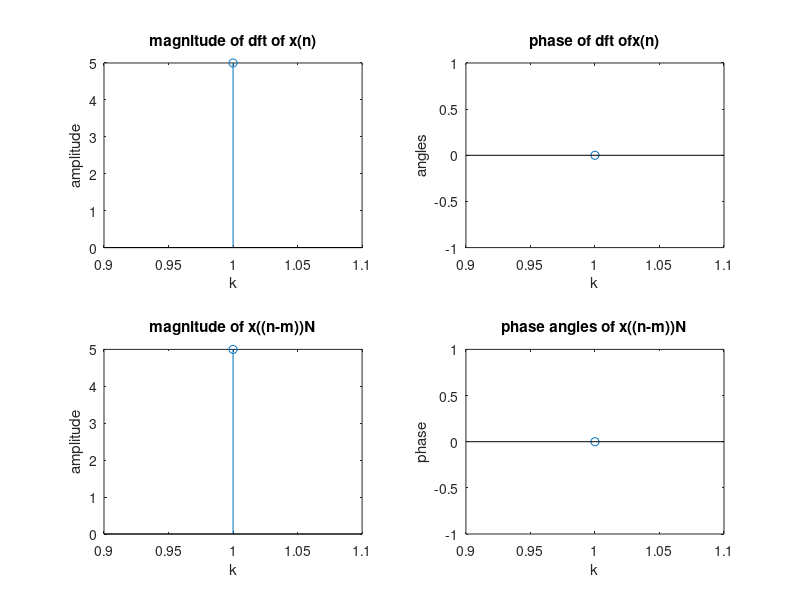
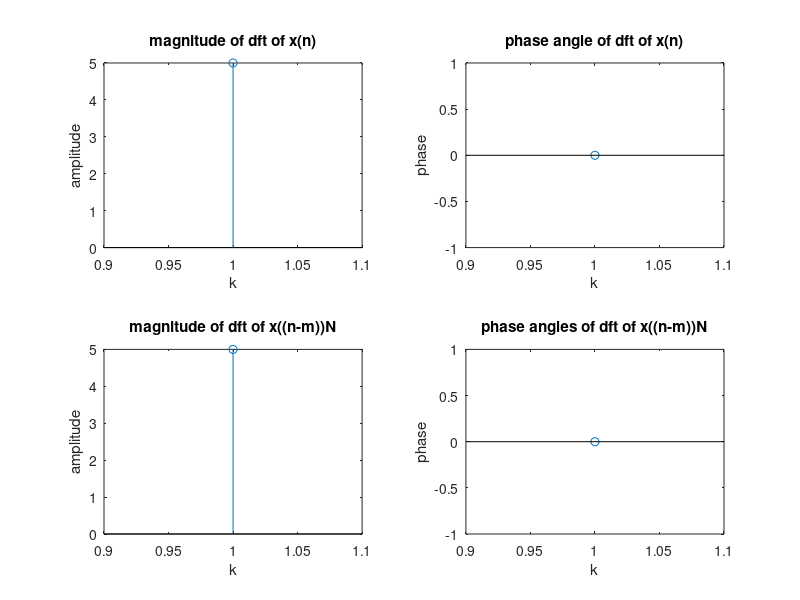

Here is the MATLAB script that generated these plots, in order:
clc;
clear all;
close all;
x=input('enter a sequene');
m=input('enter number of shifts');
N=length(x);
k=0:N-1;Y=[];a=0;
X=fft(x);
disp('dft of entered sequence is:');
disp(X)
y=circshift(x,m);
disp('circular time shifted sequence is:');
disp(y)
z=fft(y);
disp('DFT of x((n-m))N');
disp(z)
for k=0:N-1
    a=a+X(k+1)*(exp(-j*2*pi*m*k/N));
    Y=[Y a];a=0;
end
disp('x(k)*w^mk');
disp(Y)
figure(1)
subplot(2,2,1);
stem(abs(X))
xlabel('k');
ylabel('amplitude');
title('magnitude of dft of x(n)');
subplot(2,2,2);
stem(rad2deg(angle(X)))
xlabel('k');
ylabel('angles');
title('phase of dft ofx(n)');
subplot(2,2,3);
stem(abs(y))
xlabel('k');
ylabel('amplitude');
title('magnitude of x((n-m))N');
subplot(2,2,4);
stem(angle(y))
xlabel('k');
ylabel('phase');
title('phase angles of x((n-m))N');
figure(2)
subplot(2,2,1);
stem(abs(z))
xlabel('k');
ylabel('amplitude');
title('magnitude of dft of x(n)');
subplot(2,2,2);
stem(rad2deg(angle(z)))
xlabel('k');
ylabel('phase');
title('phase angle of dft of x(n)');
subplot(2,2,3);
stem(abs(Y))
xlabel('k');
ylabel('amplitude');
title('magnitude of dft of x((n-m))N');
subplot(2,2,4);
stem(rad2deg(angle(Y)))
xlabel('k');
ylabel('phase');
title('phase angles of dft of x((n-m))N');